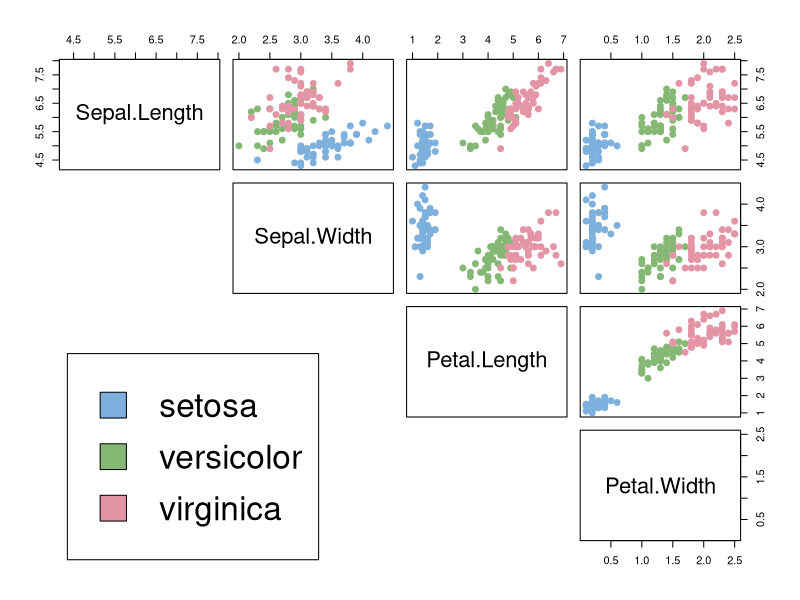

Reproduce this figure in R. (Note: this script raises an error after producing the figure.)
## ---- chunk 1
data(iris)

species_labels <- iris[,5]
library(colorspace) # get nice colors
species_col <- rev(rainbow_hcl(3))[as.numeric(species_labels)]

# Plot a SPLOM:
pairs(iris[,-5], col = species_col,
      lower.panel = NULL,
       cex.labels=2, pch=19, cex = 1.2)

# Add a legend
par(xpd = TRUE)
legend(x = 0.05, y = 0.4, cex = 2,
   legend = as.character(levels(species_labels)),
   	fill = unique(species_col))
par(xpd = NA)

## ---- chunk 2


data(iris) 
d_iris <- dist(iris[,-5]) # method="man" # is a bit better
hc_iris <- hclust(d_iris)
labels(hc_iris) # no labels, because "iris" has no row names
dend_iris <- as.dendrogram(hc_iris)
is.integer(labels(dend_iris)) # this could cause problems...

iris_species <- rev(levels(iris[,5]))
dend_iris <- color_branches(dend_iris,k=3, groupLabels=iris_species)
is.character(labels(dend_iris)) # labels are no longer "integer"

# have the labels match the real classification of the flowers:
labels_colors(dend_iris) <-
   rainbow_hcl(3)[sort_levels_values(
      as.numeric(iris[,5])[order.dendrogram(dend_iris)]
   )]

# We'll add the flower type
labels(dend_iris) <- paste(as.character(iris[,5])[order.dendrogram(dend_iris)],
                           "(",labels(dend_iris),")", 
                           sep = "")

dend_iris <- hang.dendrogram(dend_iris,hang_height=0.1)

# reduce the size of the labels:
dend_iris <- assign_values_to_leaves_nodePar(dend_iris, 0.5, "lab.cex")

par(mar = c(3,3,3,7))
plot(dend_iris, 
     main = "Clustered Iris dataset
     (the labels give the true flower species)", 
     horiz =  TRUE,  nodePar = list(cex = .007))
legend("topleft", legend = iris_species, fill = rainbow_hcl(3))


